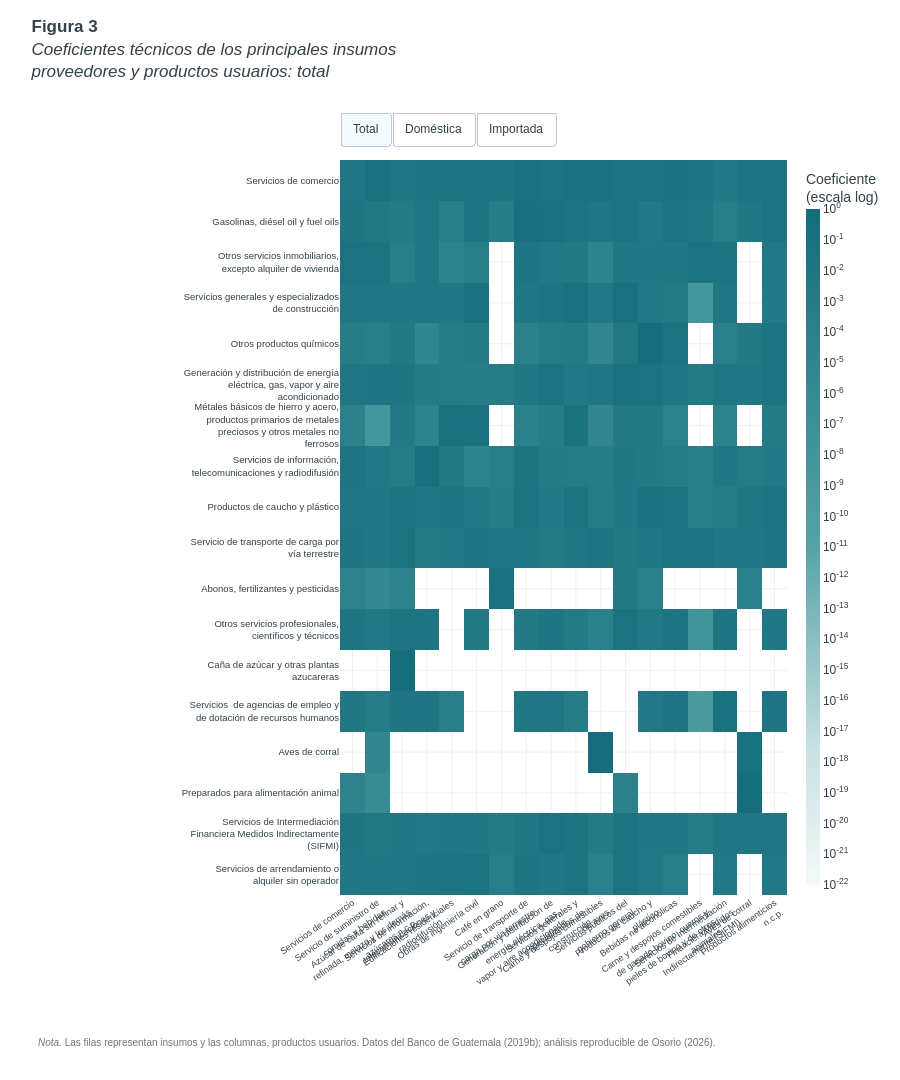

The code cell stored with this chart in its notebook:
### Code cell
#@title { display-mode: "form" }
fig_mapa, titulo_mapa = figura_mapa_calor()
mostrar_figura(fig_mapa, titulo_mapa)

### Figure 1 — Plotly figure (JSON) as saved in the notebook; plotly's stock layout.template omitted (floating-point values rounded to 4 significant figures; data arrays with more than 128 entries replaced by an {"elided": "..."} marker saying what was removed)
{"data": [{"colorbar": {"thickness": 14, "ticktext": ["10<sup>-22</sup>", "10<sup>-21</sup>", "10<sup>-20</sup>", "10<sup>-19</sup>", "10<sup>-18</sup>", "10<sup>-17</sup>", "10<sup>-16</sup>", "10<sup>-15</sup>", "10<sup>-14</sup>", "10<sup>-13</sup>", "10<sup>-12</sup>", "10<sup>-11</sup>", "10<sup>-10</sup>", "10<sup>-9</sup>", "10<sup>-8</sup>", "10<sup>-7</sup>", "10<sup>-6</sup>", "10<sup>-5</sup>", "10<sup>-4</sup>", "10<sup>-3</sup>", "10<sup>-2</sup>", "10<sup>-1</sup>", "10<sup>0</sup>"], "tickvals": [-22, -21, -20, -19, -18, -17, -16, -15, -14, -13, -12, -11, -10, -9, -8, -7, -6, -5, -4, -3, -2, -1, 0], "title": {"text": "Coeficiente<br>(escala log)"}}, "colorscale": [[0.0, "#f5f8f9"], [0.2, "#c8e1e2"], [0.5, "#55a3a7"], [1.0, "#146c7a"]], "customdata": {"elided": "18x18x7 mixed values"}, "hovertemplate": "Insumo: %{customdata[0]} (%{customdata[1]})<br>Producto que lo utiliza: %{customdata[2]} (%{customdata[3]})<br>Origen: %{customdata[4]}<br>Coeficiente exacto: %{customdata[5]:.6f}<br>Transacción: Q %{customdata[6]:,.2f} millones<extra></extra>", "visible": true, "x": ["Servicios de comercio", "Servicio de suministro de<br>comidas y bebidas", "Azúcar de caña sin refinar y<br>refinada, melaza y los demás<br>azúcares n.c.p.", "Servicios de información,<br>telecomunicaciones y<br>radiodifusión", "Edificaciones residenciales", "Obras de ingeniería civil", "Café en grano", "Servicio de transporte de<br>carga por vía terrestre", "Generación y distribución de<br>energía eléctrica, gas,<br>vapor y aire acondicionado", "Servicios generales y<br>especializados de<br>construcción", "Carne y despojos comestibles<br>de aves", "Servicios públicos del<br>gobierno general", "Productos de caucho y<br>plástico", "Bebidas no alcohólicas", "Carne y despojos comestibles<br>de ganado bovino; cueros y<br>pieles de bovino y de otros<br>animales", "Servicios de Intermediación<br>Financiera Medidos<br>Indirectamente (SIFMI)", "Aves de corral", "Productos alimenticios<br>n.c.p."], "y": ["Servicios de comercio", "Gasolinas, diésel oil y fuel oils", "Otros servicios inmobiliarios,<br>excepto alquiler de vivienda", "Servicios generales y especializados<br>de construcción", "Otros productos químicos", "Generación y distribución de energía<br>eléctrica, gas, vapor y aire<br>acondicionado", "Métales básicos de hierro y acero,<br>productos primarios de metales<br>preciosos y otros metales no<br>ferrosos", "Servicios de información,<br>telecomunicaciones y radiodifusión", "Productos de caucho y plástico", "Servicio de transporte de carga por<br>vía terrestre", "Abonos, fertilizantes y pesticidas", "Otros servicios profesionales,<br>científicos y técnicos", "Caña de azúcar y otras plantas<br>azucareras", "Servicios  de agencias de empleo y<br>de dotación de recursos humanos", "Aves de corral", "Preparados para alimentación animal", "Servicios de Intermediación<br>Financiera Medidos Indirectamente<br>(SIFMI)", "Servicios de arrendamiento o<br>alquiler sin operador"], "z": {"elided": "18x18 float values"}, "zmax": 0, "zmin": -22, "type": "heatmap"}, {"colorbar": {"thickness": 14, "ticktext": ["10<sup>-22</sup>", "10<sup>-21</sup>", "10<sup>-20</sup>", "10<sup>-19</sup>", "10<sup>-18</sup>", "10<sup>-17</sup>", "10<sup>-16</sup>", "10<sup>-15</sup>", "10<sup>-14</sup>", "10<sup>-13</sup>", "10<sup>-12</sup>", "10<sup>-11</sup>", "10<sup>-10</sup>", "10<sup>-9</sup>", "10<sup>-8</sup>", "10<sup>-7</sup>", "10<sup>-6</sup>", "10<sup>-5</sup>", "10<sup>-4</sup>", "10<sup>-3</sup>", "10<sup>-2</sup>", "10<sup>-1</sup>", "10<sup>0</sup>"], "tickvals": [-22, -21, -20, -19, -18, -17, -16, -15, -14, -13, -12, -11, -10, -9, -8, -7, -6, -5, -4, -3, -2, -1, 0], "title": {"text": "Coeficiente<br>(escala log)"}}, "colorscale": [[0.0, "#f5f8f9"], [0.2, "#c8e1e2"], [0.5, "#55a3a7"], [1.0, "#146c7a"]], "customdata": {"elided": "18x18x7 mixed values"}, "hovertemplate": "Insumo: %{customdata[0]} (%{customdata[1]})<br>Producto que lo utiliza: %{customdata[2]} (%{customdata[3]})<br>Origen: %{customdata[4]}<br>Coeficiente exacto: %{customdata[5]:.6f}<br>Transacción: Q %{customdata[6]:,.2f} millones<extra></extra>", "visible": false, "x": ["Servicios de comercio", "Servicio de suministro de<br>comidas y bebidas", "Azúcar de caña sin refinar y<br>refinada, melaza y los demás<br>azúcares n.c.p.", "Servicios de información,<br>telecomunicaciones y<br>radiodifusión", "Edificaciones residenciales", "Obras de ingeniería civil", "Café en grano", "Servicio de transporte de<br>carga por vía terrestre", "Generación y distribución de<br>energía eléctrica, gas,<br>vapor y aire acondicionado", "Servicios generales y<br>especializados de<br>construcción", "Carne y despojos comestibles<br>de aves", "Servicios públicos del<br>gobierno general", "Productos de caucho y<br>plástico", "Bebidas no alcohólicas", "Carne y despojos comestibles<br>de ganado bovino; cueros y<br>pieles de bovino y de otros<br>animales", "Servicios de Intermediación<br>Financiera Medidos<br>Indirectamente (SIFMI)", "Aves de corral", "Productos alimenticios<br>n.c.p."], "y": ["Servicios de comercio", "Gasolinas, diésel oil y fuel oils", "Otros servicios inmobiliarios,<br>excepto alquiler de vivienda", "Servicios generales y especializados<br>de construcción", "Otros productos químicos", "Generación y distribución de energía<br>eléctrica, gas, vapor y aire<br>acondicionado", "Métales básicos de hierro y acero,<br>productos primarios de metales<br>preciosos y otros metales no<br>ferrosos", "Servicios de información,<br>telecomunicaciones y radiodifusión", "Productos de caucho y plástico", "Servicio de transporte de carga por<br>vía terrestre", "Abonos, fertilizantes y pesticidas", "Otros servicios profesionales,<br>científicos y técnicos", "Caña de azúcar y otras plantas<br>azucareras", "Servicios  de agencias de empleo y<br>de dotación de recursos humanos", "Aves de corral", "Preparados para alimentación animal", "Servicios de Intermediación<br>Financiera Medidos Indirectamente<br>(SIFMI)", "Servicios de arrendamiento o<br>alquiler sin operador"], "z": {"elided": "18x18 float values"}, "zmax": 0, "zmin": -22, "type": "heatmap"}, {"colorbar": {"thickness": 14, "ticktext": ["10<sup>-22</sup>", "10<sup>-21</sup>", "10<sup>-20</sup>", "10<sup>-19</sup>", "10<sup>-18</sup>", "10<sup>-17</sup>", "10<sup>-16</sup>", "10<sup>-15</sup>", "10<sup>-14</sup>", "10<sup>-13</sup>", "10<sup>-12</sup>", "10<sup>-11</sup>", "10<sup>-10</sup>", "10<sup>-9</sup>", "10<sup>-8</sup>", "10<sup>-7</sup>", "10<sup>-6</sup>", "10<sup>-5</sup>", "10<sup>-4</sup>", "10<sup>-3</sup>", "10<sup>-2</sup>", "10<sup>-1</sup>", "10<sup>0</sup>"], "tickvals": [-22, -21, -20, -19, -18, -17, -16, -15, -14, -13, -12, -11, -10, -9, -8, -7, -6, -5, -4, -3, -2, -1, 0], "title": {"text": "Coeficiente<br>(escala log)"}}, "colorscale": [[0.0, "#f5f8f9"], [0.2, "#c8e1e2"], [0.5, "#55a3a7"], [1.0, "#146c7a"]], "customdata": {"elided": "18x18x7 mixed values"}, "hovertemplate": "Insumo: %{customdata[0]} (%{customdata[1]})<br>Producto que lo utiliza: %{customdata[2]} (%{customdata[3]})<br>Origen: %{customdata[4]}<br>Coeficiente exacto: %{customdata[5]:.6f}<br>Transacción: Q %{customdata[6]:,.2f} millones<extra></extra>", "visible": false, "x": ["Servicios de comercio", "Servicio de suministro de<br>comidas y bebidas", "Azúcar de caña sin refinar y<br>refinada, melaza y los demás<br>azúcares n.c.p.", "Servicios de información,<br>telecomunicaciones y<br>radiodifusión", "Edificaciones residenciales", "Obras de ingeniería civil", "Café en grano", "Servicio de transporte de<br>carga por vía terrestre", "Generación y distribución de<br>energía eléctrica, gas,<br>vapor y aire acondicionado", "Servicios generales y<br>especializados de<br>construcción", "Carne y despojos comestibles<br>de aves", "Servicios públicos del<br>gobierno general", "Productos de caucho y<br>plástico", "Bebidas no alcohólicas", "Carne y despojos comestibles<br>de ganado bovino; cueros y<br>pieles de bovino y de otros<br>animales", "Servicios de Intermediación<br>Financiera Medidos<br>Indirectamente (SIFMI)", "Aves de corral", "Productos alimenticios<br>n.c.p."], "y": ["Servicios de comercio", "Gasolinas, diésel oil y fuel oils", "Otros servicios inmobiliarios,<br>excepto alquiler de vivienda", "Servicios generales y especializados<br>de construcción", "Otros productos químicos", "Generación y distribución de energía<br>eléctrica, gas, vapor y aire<br>acondicionado", "Métales básicos de hierro y acero,<br>productos primarios de metales<br>preciosos y otros metales no<br>ferrosos", "Servicios de información,<br>telecomunicaciones y radiodifusión", "Productos de caucho y plástico", "Servicio de transporte de carga por<br>vía terrestre", "Abonos, fertilizantes y pesticidas", "Otros servicios profesionales,<br>científicos y técnicos", "Caña de azúcar y otras plantas<br>azucareras", "Servicios  de agencias de empleo y<br>de dotación de recursos humanos", "Aves de corral", "Preparados para alimentación animal", "Servicios de Intermediación<br>Financiera Medidos Indirectamente<br>(SIFMI)", "Servicios de arrendamiento o<br>alquiler sin operador"], "z": {"elided": "18x18 float values"}, "zmax": 0, "zmin": -22, "type": "heatmap"}], "layout": {"title": {"pad": {"b": 8}, "font": {"size": 17}, "text": "<b>Figura 3</b><br><i>Coeficientes técnicos de los principales insumos<br>proveedores y productos usuarios: total</i>", "x": 0.035, "xref": "container", "xanchor": "left", "y": 0.97, "yref": "container", "yanchor": "top", "automargin": false}, "font": {"family": "Arial, sans-serif", "size": 12, "color": "#334148"}, "margin": {"l": 340, "r": 80, "t": 160, "b": 185}, "hoverlabel": {"font": {"size": 12, "family": "Arial"}, "bgcolor": "white"}, "height": 1080, "paper_bgcolor": "white", "plot_bgcolor": "white", "annotations": [{"align": "left", "font": {"color": "#69767d", "size": 10}, "showarrow": false, "text": "<i>Nota.</i> Las filas representan insumos y las columnas, productos usuarios. Datos del Banco de Guatemala (2019b); análisis reproducible de Osorio (2026).", "x": 0, "xanchor": "left", "xref": "paper", "xshift": -304, "y": -0.19, "yanchor": "top", "yref": "paper"}], "updatemenus": [{"active": 0, "buttons": [{"args": [{"visible": [true, false, false]}, {"title.text": "<b>Figura 3</b><br><i>Coeficientes técnicos de los principales insumos<br>proveedores y productos usuarios: total</i>"}], "label": "Total", "method": "update"}, {"args": [{"visible": [false, true, false]}, {"title.text": "<b>Figura 3</b><br><i>Coeficientes técnicos de los principales insumos<br>proveedores y productos usuarios: doméstica</i>"}], "label": "Doméstica", "method": "update"}, {"args": [{"visible": [false, false, true]}, {"title.text": "<b>Figura 3</b><br><i>Coeficientes técnicos de los principales insumos<br>proveedores y productos usuarios: importada</i>"}], "label": "Importada", "method": "update"}], "direction": "right", "pad": {"r": 6, "t": 0}, "showactive": true, "type": "buttons", "x": 0, "xanchor": "left", "y": 1.02, "yanchor": "bottom"}], "xaxis": {"tickfont": {"size": 9}, "side": "bottom", "tickangle": -35, "automargin": true}, "yaxis": {"tickfont": {"size": 9.5}, "autorange": "reversed", "automargin": true}}}
